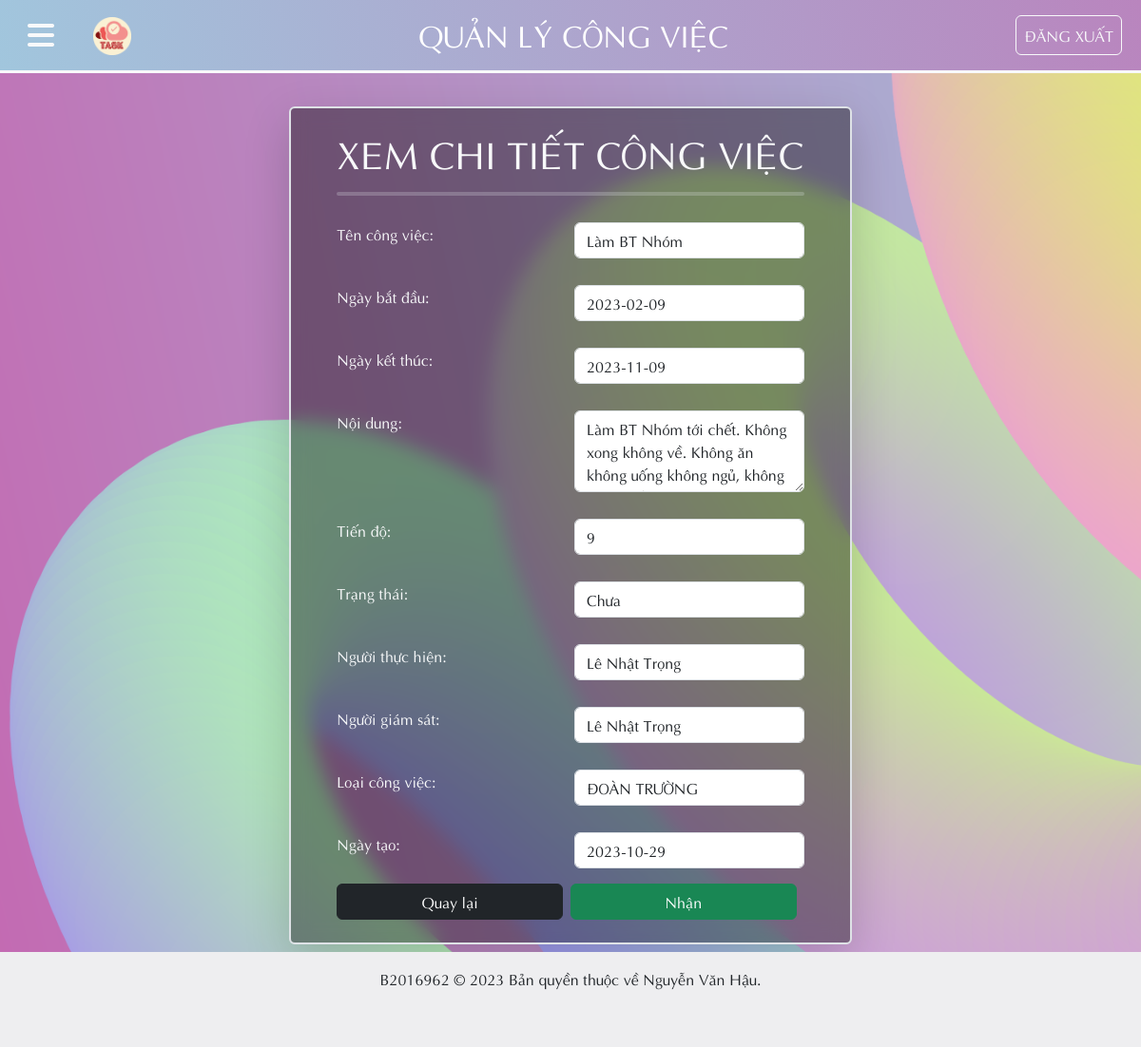
The app's page /User/nd_congviec_chitiet.php?chitiet_ma=8, older data.
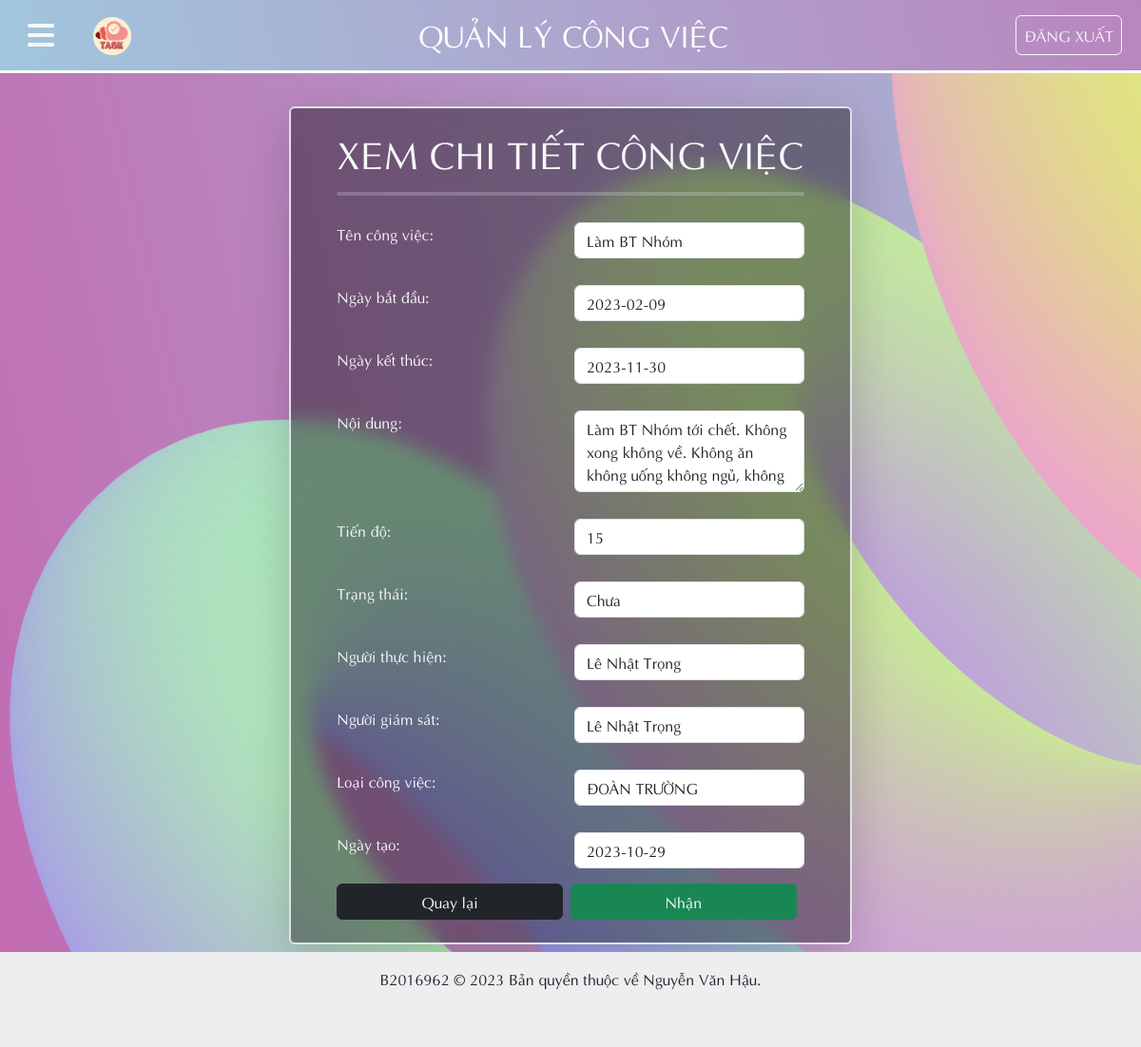
The same page, newer data.
### tables this page shows
CREATE TABLE `congviec` (
  `CV_MA` int(10) NOT NULL,
  `CV_TEN` varchar(50) NOT NULL,
  `CV_NGAYBATDAU` date NOT NULL,
  `CV_NGAYKETTHUC` date NOT NULL,
  `CV_NOIDUNG` text NOT NULL,
  `CV_TIENDO` varchar(50) NOT NULL,
  `CV_TRANGTHAICV` varchar(50) NOT NULL,
  `CV_NGAYTAO` date NOT NULL,
  `CV_NTH` int(10) NOT NULL,
  `CV_NGS` int(10) NOT NULL,
  `LCV_MA` int(10) NOT NULL
);

### User/nd_congviec_chitiet.php (the view, shortened to what the changed rows need)
<?php
include_once('../condb/condb.php');
$ma = $_GET['chitiet_ma'];
$query_cv = "SELECT * FROM congviec WHERE CV_MA='$ma'";
$congviec_data = mysqli_query($conn, $query_cv);
$cv = mysqli_fetch_array($congviec_data);
?>
<!DOCTYPE html>
<html lang="en">
<head>
    <link href="../styles/style.css?v=<?php echo time(); ?>" rel="stylesheet" type="text/css" />
    <link rel="stylesheet" href="../styles/bootstrap.min.css">
    <link rel="stylesheet" href="https://cdnjs.cloudflare.com/ajax/libs/font-awesome/6.4.2/css/all.min.css">
</head>
<body>
    <main>
        <div class="form_center">
            <form id="form" name="form" method="post" onsubmit="return validateForm()" class="form">
                <div class="navbar_container shadow-lg p-5 py-4 m-2 border border-2 rounded">
                    <h1 class="text-light text-center">XEM CHI TIẾT CÔNG VIỆC</h1>
                    <div class="row p-2 my-1 rounded">
                        <div class="col p-1 ">
                            <input readonly class="form-control" type="text" placeholder="Nhập tên công việc" name="ten" id="ten" value="<?php echo $cv['CV_TEN'];?> ">
                        </div>
                    </div>
                    <div class="row p-2 my-1 rounded">
                        <div class="col p-1 ">
                            <input readonly class="form-control" type="" placeholder="Điền ngày bắt đầu công việc" name="ngaybatdau" id="ngaybatdau" value="<?php echo $cv['CV_NGAYBATDAU'];?> ">
                        </div>
                    </div>
                    <div class="row p-2 my-1 rounded">
                        <div class="col p-1 ">
                            <input readonly class="form-control" type="" name="ngayketthuc" id="ngayketthuc" value="<?php echo $cv['CV_NGAYKETTHUC'];?> ">
                        </div>
                    </div>
                    <div class="row p-2 my-1 rounded">
                        <div class="col p-1 ">
                            <textarea readonly class="form-control" name="noidung" id="noidung" rows="3"><?php echo $cv['CV_NOIDUNG'];?></textarea>
                        </div>
                    </div>
                    <div class="row p-2 my-1 rounded">
                        <div class="col p-1 ">
                            <input readonly type="number" min="0" max="100" class="form-control" name="tiendo" id="tiendo" rows="3" value=<?php echo $cv['CV_TIENDO'];?>></input>
                        </div>
                    </div>
                    <div class="row p-2 my-1 rounded">
                        <div class="col p-1 ">
                            <input readonly class="form-control" type="" name="ngayketthuc" id="ngayketthuc" value="<?php echo $cv['CV_NGAYTAO'];?> ">
                        </div>
                    </div>
                </div>
            </form>
        </div>
    </main>
</body>
</html>

Row changes from the older to the newer data that the page shows:
changed congviec "Làm BT Nhóm": ngayketthuc "2023-11-09" → "2023-11-30"; tiendo "9" → "15"
